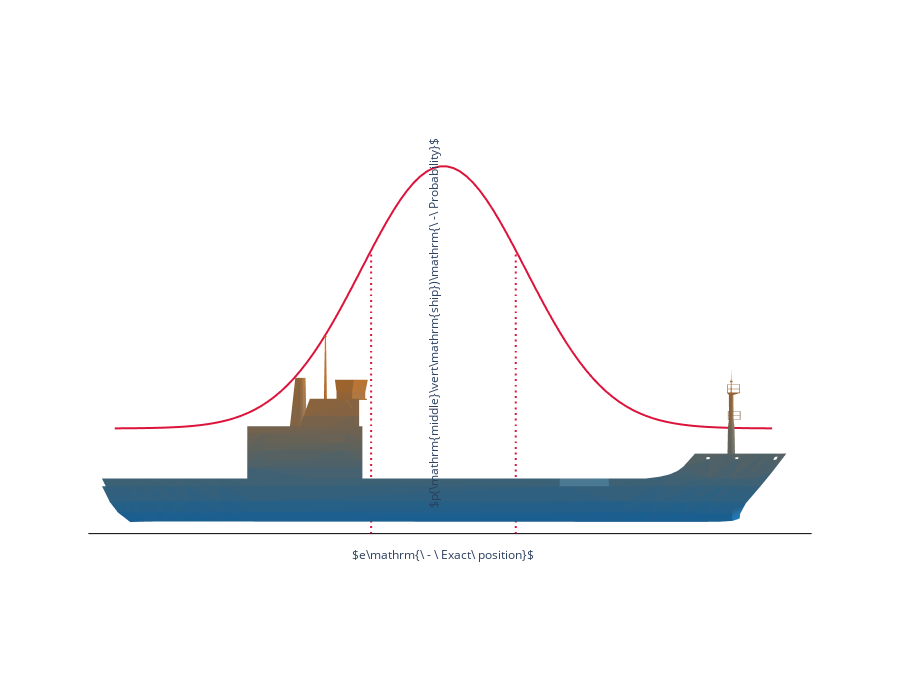

The notebook cell this image was saved under:
### Markdown cell above
### Figure 2

### Code cell
# The ship
fig = go.Figure(ff.create_trisurf(x=x, y=y, z=z,
                                  simplices=simplices,
                                  plot_edges=False,
                                  show_colorbar=False).data)
fig.update_traces(hoverinfo='none')

# The x axis
fig.add_trace(
    go.Scatter3d(x=[0, 0, 0],
                 y=[-280, 0, 270],
                 z=[-80, -80, -80],
                 line=dict(color='black', width=2),
                 mode='lines',
                 hoverinfo='none',
                 showlegend=False))

annotations=[dict(
                showarrow=False,
                x=0,
                y=0,
                z=-80,
                yanchor='top',
                text=r'$e\mathrm{\ - \ Exact\ position}$',
                yshift=-10)]

# Vertical lines
fig.add_trace(
    go.Scatter3d(x=np.zeros(100),
                 y=np.ones(100) * 55,
                 z=np.linspace(-80, 135, 100),
                 line=dict(color='crimson', width=4, dash='dash'),
                 mode='lines',
                 hoverinfo='text',
                 hovertext='20m',
                 showlegend=False))

fig.add_trace(
    go.Scatter3d(x=np.zeros(100),
                 y=np.ones(100) * -55,
                 z=np.linspace(-80, 135, 100),
                 line=dict(color='crimson', width=4, dash='dash'),
                 mode='lines',
                 hoverinfo='text',
                 hovertext='30m',
                 showlegend=False))

# Text
annotations.append(dict(
                showarrow=False,
                x=0,
                y=0,
                z=80,
                text=r"$p(\mathrm{middle}\vert\mathrm{ship})\mathrm{\ -\ Probability}$",
                xanchor="right",
                textangle=-90))
fig.update_layout(scene=dict(annotations=annotations))

# Gaussian
fig.add_trace(
    go.Scatter3d(x=np.zeros(100),
                 y=np.linspace(-250, 250, 100),
                 z=stats.norm.pdf(np.linspace(-4, 4, 100), 0, 1) * 500,
                 line=dict(color='crimson', width=4),
                 hovertext='Lucy?',
                 mode='lines',
                 hoverinfo='text',
                 showlegend=False))

# Viewpoint
camera = dict(
    eye=dict(x=-1, y=0, z=0),
    center=dict(x=0, y=0, z=0),
    projection=dict(type="orthographic"))

# Figure properties
fig.update_layout(scene=dict(
                    xaxis=dict(visible=False),
                    yaxis=dict(visible=False),
                    zaxis=dict(visible=False),
                    aspectmode='data'),
                  hoverlabel=dict(font_size=18),
                  height=700,
                  margin=dict(r=0, l=0, b=0, t=0, pad=0),
                  scene_camera=camera)

### Figure 1 — Plotly figure (JSON) as saved in the notebook; plotly's stock layout.template omitted (floating-point values rounded to 4 significant figures; data arrays with more than 128 entries replaced by an {"elided": "..."} marker saying what was removed)
{"data": [{"facecolor": {"elided": "1671 str values"}, "hoverinfo": "none", "i": {"elided": "1671 int values"}, "j": {"elided": "1671 int values"}, "k": {"elided": "1671 int values"}, "name": "", "type": "mesh3d", "x": {"elided": "2298 float values"}, "y": {"elided": "2298 float values"}, "z": {"elided": "2298 float values"}}, {"hoverinfo": "none", "line": {"color": "black", "width": 2}, "mode": "lines", "showlegend": false, "type": "scatter3d", "x": [0, 0, 0], "y": [-280, 0, 270], "z": [-80, -80, -80]}, {"hoverinfo": "text", "hovertext": "20m", "line": {"color": "crimson", "dash": "dash", "width": 4}, "mode": "lines", "showlegend": false, "type": "scatter3d", "x": [0, 0, 0, 0, 0, 0, 0, 0, 0, 0, 0, 0, 0, 0, 0, 0, 0, 0, 0, 0, 0, 0, 0, 0, 0, 0, 0, 0, 0, 0, 0, 0, 0, 0, 0, 0, 0, 0, 0, 0, 0, 0, 0, 0, 0, 0, 0, 0, 0, 0, 0, 0, 0, 0, 0, 0, 0, 0, 0, 0, 0, 0, 0, 0, 0, 0, 0, 0, 0, 0, 0, 0, 0, 0, 0, 0, 0, 0, 0, 0, 0, 0, 0, 0, 0, 0, 0, 0, 0, 0, 0, 0, 0, 0, 0, 0, 0, 0, 0, 0], "y": [55, 55, 55, 55, 55, 55, 55, 55, 55, 55, 55, 55, 55, 55, 55, 55, 55, 55, 55, 55, 55, 55, 55, 55, 55, 55, 55, 55, 55, 55, 55, 55, 55, 55, 55, 55, 55, 55, 55, 55, 55, 55, 55, 55, 55, 55, 55, 55, 55, 55, 55, 55, 55, 55, 55, 55, 55, 55, 55, 55, 55, 55, 55, 55, 55, 55, 55, 55, 55, 55, 55, 55, 55, 55, 55, 55, 55, 55, 55, 55, 55, 55, 55, 55, 55, 55, 55, 55, 55, 55, 55, 55, 55, 55, 55, 55, 55, 55, 55, 55], "z": [-80, -77.83, -75.66, -73.48, -71.31, -69.14, -66.97, -64.8, -62.63, -60.45, -58.28, -56.11, -53.94, -51.77, -49.6, -47.42, -45.25, -43.08, -40.91, -38.74, -36.57, -34.39, -32.22, -30.05, -27.88, -25.71, -23.54, -21.36, -19.19, -17.02, -14.85, -12.68, -10.51, -8.333, -6.162, -3.99, -1.818, 0.3535, 2.525, 4.697, 6.869, 9.04, 11.21, 13.38, 15.56, 17.73, 19.9, 22.07, 24.24, 26.41, 28.59, 30.76, 32.93, 35.1, 37.27, 39.44, 41.62, 43.79, 45.96, 48.13, 50.3, 52.47, 54.65, 56.82, 58.99, 61.16, 63.33, 65.51, 67.68, 69.85, 72.02, 74.19, 76.36, 78.54, 80.71, 82.88, 85.05, 87.22, 89.39, 91.57, 93.74, 95.91, 98.08, 100.3, 102.4, 104.6, 106.8, 108.9, 111.1, 113.3, 115.5, 117.6, 119.8, 122.0, 124.1, 126.3, 128.5, 130.7, 132.8, 135]}, {"hoverinfo": "text", "hovertext": "30m", "line": {"color": "crimson", "dash": "dash", "width": 4}, "mode": "lines", "showlegend": false, "type": "scatter3d", "x": [0, 0, 0, 0, 0, 0, 0, 0, 0, 0, 0, 0, 0, 0, 0, 0, 0, 0, 0, 0, 0, 0, 0, 0, 0, 0, 0, 0, 0, 0, 0, 0, 0, 0, 0, 0, 0, 0, 0, 0, 0, 0, 0, 0, 0, 0, 0, 0, 0, 0, 0, 0, 0, 0, 0, 0, 0, 0, 0, 0, 0, 0, 0, 0, 0, 0, 0, 0, 0, 0, 0, 0, 0, 0, 0, 0, 0, 0, 0, 0, 0, 0, 0, 0, 0, 0, 0, 0, 0, 0, 0, 0, 0, 0, 0, 0, 0, 0, 0, 0], "y": [-55, -55, -55, -55, -55, -55, -55, -55, -55, -55, -55, -55, -55, -55, -55, -55, -55, -55, -55, -55, -55, -55, -55, -55, -55, -55, -55, -55, -55, -55, -55, -55, -55, -55, -55, -55, -55, -55, -55, -55, -55, -55, -55, -55, -55, -55, -55, -55, -55, -55, -55, -55, -55, -55, -55, -55, -55, -55, -55, -55, -55, -55, -55, -55, -55, -55, -55, -55, -55, -55, -55, -55, -55, -55, -55, -55, -55, -55, -55, -55, -55, -55, -55, -55, -55, -55, -55, -55, -55, -55, -55, -55, -55, -55, -55, -55, -55, -55, -55, -55], "z": [-80, -77.83, -75.66, -73.48, -71.31, -69.14, -66.97, -64.8, -62.63, -60.45, -58.28, -56.11, -53.94, -51.77, -49.6, -47.42, -45.25, -43.08, -40.91, -38.74, -36.57, -34.39, -32.22, -30.05, -27.88, -25.71, -23.54, -21.36, -19.19, -17.02, -14.85, -12.68, -10.51, -8.333, -6.162, -3.99, -1.818, 0.3535, 2.525, 4.697, 6.869, 9.04, 11.21, 13.38, 15.56, 17.73, 19.9, 22.07, 24.24, 26.41, 28.59, 30.76, 32.93, 35.1, 37.27, 39.44, 41.62, 43.79, 45.96, 48.13, 50.3, 52.47, 54.65, 56.82, 58.99, 61.16, 63.33, 65.51, 67.68, 69.85, 72.02, 74.19, 76.36, 78.54, 80.71, 82.88, 85.05, 87.22, 89.39, 91.57, 93.74, 95.91, 98.08, 100.3, 102.4, 104.6, 106.8, 108.9, 111.1, 113.3, 115.5, 117.6, 119.8, 122.0, 124.1, 126.3, 128.5, 130.7, 132.8, 135]}, {"hoverinfo": "text", "hovertext": "Lucy?", "line": {"color": "crimson", "width": 4}, "mode": "lines", "showlegend": false, "type": "scatter3d", "x": [0, 0, 0, 0, 0, 0, 0, 0, 0, 0, 0, 0, 0, 0, 0, 0, 0, 0, 0, 0, 0, 0, 0, 0, 0, 0, 0, 0, 0, 0, 0, 0, 0, 0, 0, 0, 0, 0, 0, 0, 0, 0, 0, 0, 0, 0, 0, 0, 0, 0, 0, 0, 0, 0, 0, 0, 0, 0, 0, 0, 0, 0, 0, 0, 0, 0, 0, 0, 0, 0, 0, 0, 0, 0, 0, 0, 0, 0, 0, 0, 0, 0, 0, 0, 0, 0, 0, 0, 0, 0, 0, 0, 0, 0, 0, 0, 0, 0, 0, 0], "y": [-250, -244.9, -239.9, -234.8, -229.8, -224.7, -219.7, -214.6, -209.6, -204.5, -199.5, -194.4, -189.4, -184.3, -179.3, -174.2, -169.2, -164.1, -159.1, -154.0, -149.0, -143.9, -138.9, -133.8, -128.8, -123.7, -118.7, -113.6, -108.6, -103.5, -98.48, -93.43, -88.38, -83.33, -78.28, -73.23, -68.18, -63.13, -58.08, -53.03, -47.98, -42.93, -37.88, -32.83, -27.78, -22.73, -17.68, -12.63, -7.576, -2.525, 2.525, 7.576, 12.63, 17.68, 22.73, 27.78, 32.83, 37.88, 42.93, 47.98, 53.03, 58.08, 63.13, 68.18, 73.23, 78.28, 83.33, 88.38, 93.43, 98.48, 103.5, 108.6, 113.6, 118.7, 123.7, 128.8, 133.8, 138.9, 143.9, 149.0, 154.0, 159.1, 164.1, 169.2, 174.2, 179.3, 184.3, 189.4, 194.4, 199.5, 204.5, 209.6, 214.6, 219.7, 224.7, 229.8, 234.8, 239.9, 244.9, 250], "z": [0.06692, 0.09215, 0.1261, 0.1714, 0.2314, 0.3104, 0.4138, 0.5479, 0.7208, 0.942, 1.223, 1.578, 2.022, 2.575, 3.258, 4.094, 5.112, 6.341, 7.815, 9.568, 11.64, 14.07, 16.89, 20.14, 23.87, 28.1, 32.87, 38.2, 44.1, 50.58, 57.64, 65.25, 73.39, 82.01, 91.04, 100.4, 110.0, 119.8, 129.5, 139.2, 148.6, 157.6, 166.0, 173.8, 180.7, 186.7, 191.7, 195.4, 198.0, 199.3, 199.3, 198.0, 195.4, 191.7, 186.7, 180.7, 173.8, 166.0, 157.6, 148.6, 139.2, 129.5, 119.8, 110.0, 100.4, 91.04, 82.01, 73.39, 65.25, 57.64, 50.58, 44.1, 38.2, 32.87, 28.1, 23.87, 20.14, 16.89, 14.07, 11.64, 9.568, 7.815, 6.341, 5.112, 4.094, 3.258, 2.575, 2.022, 1.578, 1.223, 0.942, 0.7208, 0.5479, 0.4138, 0.3104, 0.2314, 0.1714, 0.1261, 0.09215, 0.06692]}], "layout": {"height": 700, "hoverlabel": {"font": {"size": 18}}, "margin": {"b": 0, "l": 0, "pad": 0, "r": 0, "t": 0}, "scene": {"annotations": [{"showarrow": false, "text": "$e\\mathrm{\\ - \\ Exact\\ position}$", "x": 0, "y": 0, "yanchor": "top", "yshift": -10, "z": -80}, {"showarrow": false, "text": "$p(\\mathrm{middle}\\vert\\mathrm{ship})\\mathrm{\\ -\\ Probability}$", "textangle": -90, "x": 0, "xanchor": "right", "y": 0, "z": 80}], "aspectmode": "data", "camera": {"center": {"x": 0, "y": 0, "z": 0}, "eye": {"x": -1, "y": 0, "z": 0}, "projection": {"type": "orthographic"}}, "xaxis": {"visible": false}, "yaxis": {"visible": false}, "zaxis": {"visible": false}}}}
